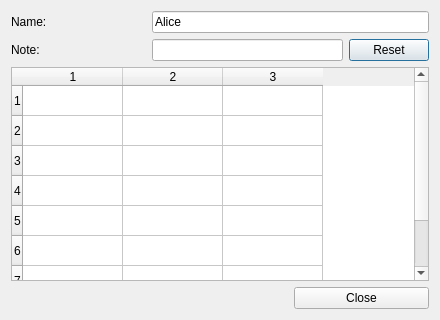
<?xml version="1.0" encoding="UTF-8"?>
<ui version="4.0">
 <class>GridDialog</class>
 <widget class="QDialog" name="Dialog">
  <property name="geometry">
   <rect>
    <x>0</x>
    <y>0</y>
    <width>440</width>
    <height>320</height>
   </rect>
  </property>
  <property name="windowTitle">
   <string>Grid layout</string>
  </property>
  <layout class="QGridLayout" name="gridLayout">
   <item row="0" column="0">
    <widget class="QLabel" name="label_1">
     <property name="text">
      <string>Name:</string>
     </property>
    </widget>
   </item>
   <item row="0" column="1" colspan="2">
    <widget class="QLineEdit" name="lineEdit_1">
     <property name="text">
      <string>Alice</string>
     </property>
    </widget>
   </item>
   <item row="1" column="0">
    <widget class="QLabel" name="label_2">
     <property name="text">
      <string>Note:</string>
     </property>
    </widget>
   </item>
   <item row="1" column="1" colspan="2">
    <layout class="QHBoxLayout" name="noteLayout">
     <item>
      <widget class="QLineEdit" name="lineEdit_2"/>
     </item>
     <item>
      <widget class="QPushButton" name="pushButton_1">
       <property name="text">
        <string>Reset</string>
       </property>
      </widget>
     </item>
    </layout>
   </item>
   <item row="2" column="0" colspan="3">
    <widget class="QTableWidget" name="tableWidget_1">
     <property name="rowCount">
      <number>8</number>
     </property>
     <property name="columnCount">
      <number>3</number>
     </property>
    </widget>
   </item>
   <item row="3" column="0" colspan="2">
    <spacer name="horizontalSpacer">
     <property name="orientation">
      <enum>Qt::Orientation::Horizontal</enum>
     </property>
     <property name="sizeHint" stdset="0">
      <size>
       <width>40</width>
       <height>20</height>
      </size>
     </property>
    </spacer>
   </item>
   <item row="3" column="2">
    <widget class="QPushButton" name="pushButton_2">
     <property name="text">
      <string>Close</string>
     </property>
    </widget>
   </item>
  </layout>
 </widget>
</ui>
